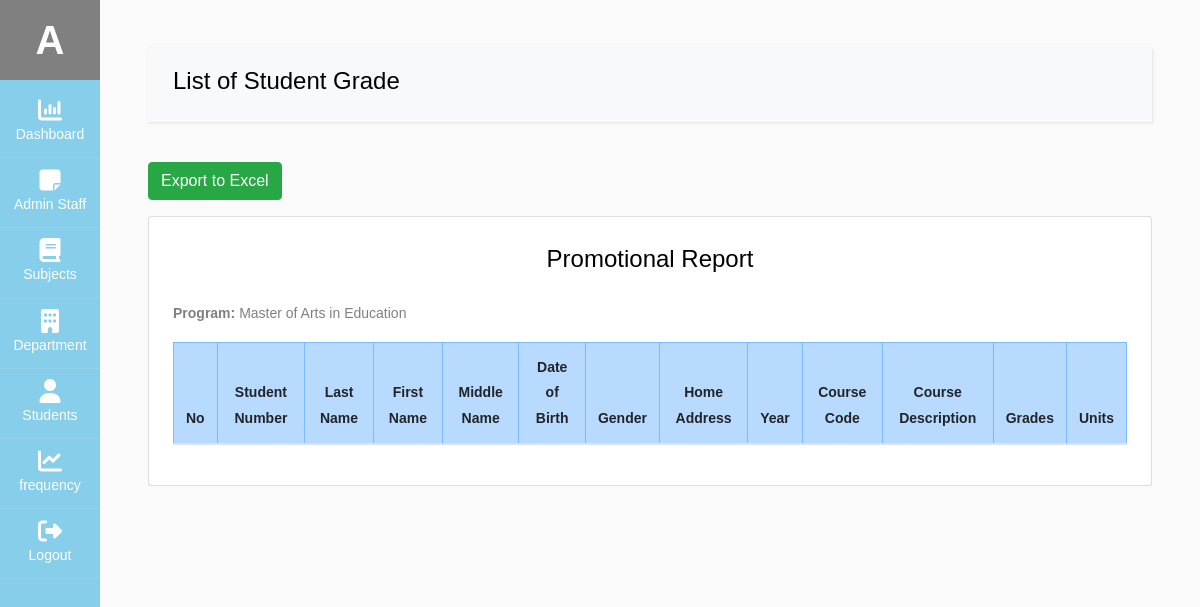
/admin/ViewStudentDeptGrade.php?dept_id=10 (signed in), run on an earlier commit of the app's database.
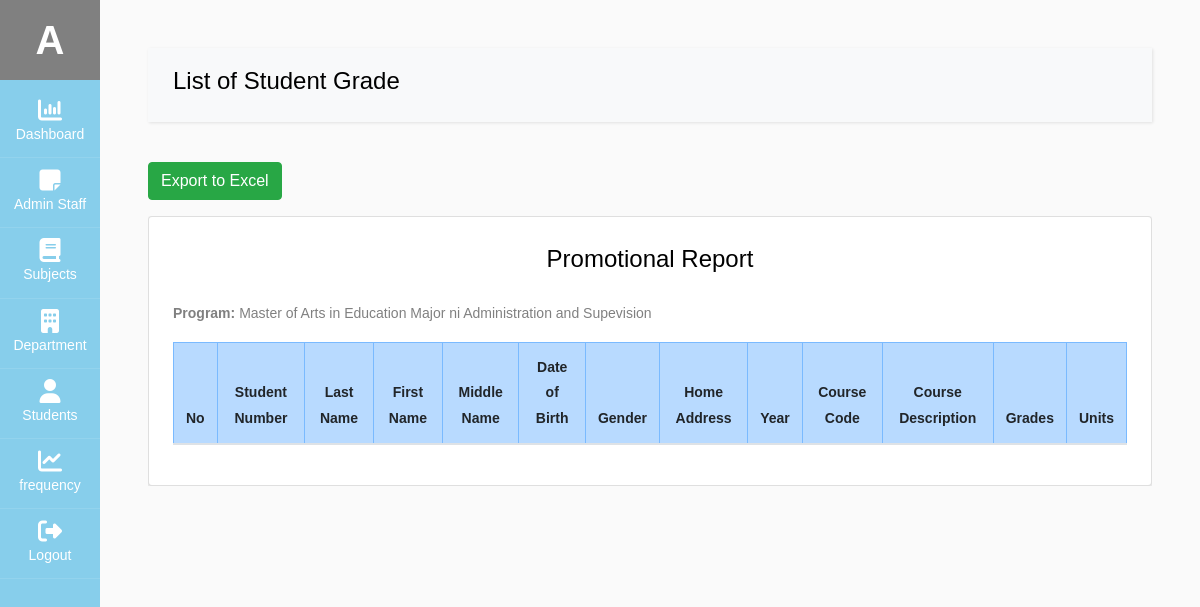
And on a later commit of the database.
### tables this page shows
CREATE TABLE `department` (
  `dept_id` int(11) NOT NULL,
  `dept_name` varchar(60) NOT NULL,
  `dept_description` varchar(500) DEFAULT NULL,
  `dept_status` varchar(60) NOT NULL DEFAULT '1'
);

### db/db.php (called while the page is built, shortened)
<?php
class db_connect
{
    public $host = db_host;
    public $user = db_user;
    public $pass = db_pass;
    public $name = db_name;
    public function connect()
    {
        try {
            $this->conn = new mysqli($this->host, $this->user, $this->pass, $this->name);
        } catch (\Throwable $th) {
            header("Location:setup.php");
        }
    }
}

### db/class.php (called while the page is built, shortened)
<?php
include('db.php');
class global_class extends db_connect
{
    public function view_department($dept_id)
    {
        $query = $this->conn->prepare("SELECT * FROM `department` where dept_status='1' and dept_id='$dept_id'");
        if ($query->execute()) {
            $result = $query->get_result();
            return $result;
        }
    }
}

### admin/ViewStudentDeptGrade.php (the view, shortened to what this page needs)
<?php
include('../components/admin-header.php');
$dept_id=$_GET['dept_id'];
$get_department = $admin_db->view_department($dept_id);
    $view_department = $get_department->fetch_array();
    $dept_description=$view_department['dept_description'];
?>
<div id="content" class="p-4 p-md-5">
<nav class="navbar navbar-expand-lg navbar-light bg-light" >
  <div class="container-fluid" >
    <h4>List of Student Grade</h4>
  </div>
</nav>
<form method="POST" action="function/export-to-excel_studentDeptGrade.php">
    <button type="submit" class="btn btn-success mb-3">Export to Excel</button>
</form>
    <div class="table-responsive ">
        <div class="card shadow p-4">
            <h4 class="text-center mb-4">Promotional Report</h4>
            <div class="mb-3">
                <strong>Program:</strong> <?=$dept_description?> <br />
            </div>
            <div class="table-responsive">
                <table id="studentTable" class="table table-bordered table-hover align-middle text-center">
                    <thead class="table-primary">
                        <tr>
                            <th>No</th>
                            <th>Student Number</th>
                            <th>Last Name</th>
                            <th>First Name</th>
                            <th>Middle Name</th>
                            <th>Date of Birth</th>
                            <th>Gender</th>
                            <th>Home Address</th>
                            <th>Year</th>
                            <th>Course Code</th>
                            <th>Course Description</th>
                            <th>Grades</th>
                            <th>Units</th>
                        </tr>
                    </thead>
                </table>
            </div>
        </div>
</div>
<?php
include('../components/admin-footer.php');
?>

What changed in the data, as far as the page shows it:
changed department: dept_description "Master of Arts in Education" → "Master of Arts in Education Major ni Administration and Supevision"
